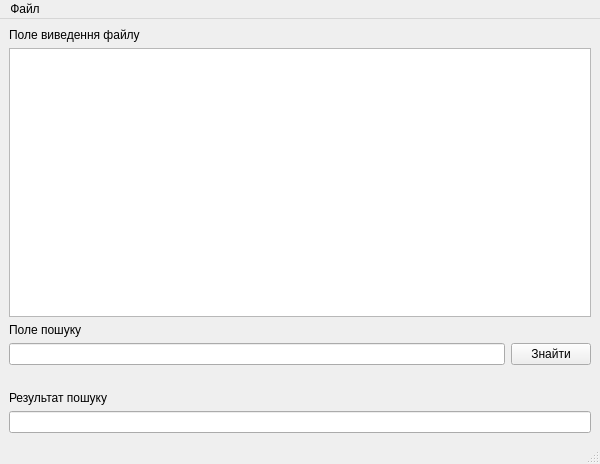
<?xml version="1.0" encoding="UTF-8"?>
<ui version="4.0">
 <class>MainWindow</class>
 <widget class="QMainWindow" name="MainWindow">
  <property name="geometry">
   <rect>
    <x>0</x>
    <y>0</y>
    <width>600</width>
    <height>464</height>
   </rect>
  </property>
  <property name="windowTitle">
   <string>Phone Book</string>
  </property>
  <property name="windowIcon">
   <iconset>
    <normaloff>wtf.gif</normaloff>wtf.gif</iconset>
  </property>
  <widget class="QWidget" name="centralwidget">
   <layout class="QGridLayout" name="gridLayout">
    <item row="0" column="0">
     <layout class="QVBoxLayout" name="verticalLayout_2">
      <item>
       <widget class="QLabel" name="label_2">
        <property name="text">
         <string>Поле виведення файлу</string>
        </property>
       </widget>
      </item>
      <item>
       <widget class="QTextEdit" name="textEdit">
        <property name="readOnly">
         <bool>true</bool>
        </property>
       </widget>
      </item>
     </layout>
    </item>
    <item row="1" column="0">
     <layout class="QVBoxLayout" name="verticalLayout">
      <item>
       <widget class="QLabel" name="label_4">
        <property name="text">
         <string>Поле пошуку</string>
        </property>
       </widget>
      </item>
      <item>
       <layout class="QHBoxLayout" name="horizontalLayout">
        <item>
         <widget class="QLineEdit" name="lineSearch"/>
        </item>
        <item>
         <widget class="QPushButton" name="findButton">
          <property name="text">
           <string>Знайти</string>
          </property>
         </widget>
        </item>
       </layout>
      </item>
      <item>
       <widget class="QLabel" name="info">
        <property name="text">
         <string/>
        </property>
       </widget>
      </item>
     </layout>
    </item>
    <item row="2" column="0">
     <layout class="QVBoxLayout" name="verticalLayout_3">
      <item>
       <widget class="QLabel" name="label_3">
        <property name="text">
         <string>Результат пошуку</string>
        </property>
       </widget>
      </item>
      <item>
       <widget class="QLineEdit" name="lineShow">
        <property name="readOnly">
         <bool>true</bool>
        </property>
       </widget>
      </item>
     </layout>
    </item>
   </layout>
  </widget>
  <widget class="QMenuBar" name="menubar">
   <property name="geometry">
    <rect>
     <x>0</x>
     <y>0</y>
     <width>600</width>
     <height>21</height>
    </rect>
   </property>
   <widget class="QMenu" name="menu">
    <property name="title">
     <string>Файл</string>
    </property>
    <addaction name="fileOpen"/>
   </widget>
   <addaction name="menu"/>
  </widget>
  <widget class="QStatusBar" name="statusbar"/>
  <action name="fileOpen">
   <property name="text">
    <string>Відкрити</string>
   </property>
  </action>
 </widget>
 <resources/>
 <connections/>
</ui>
